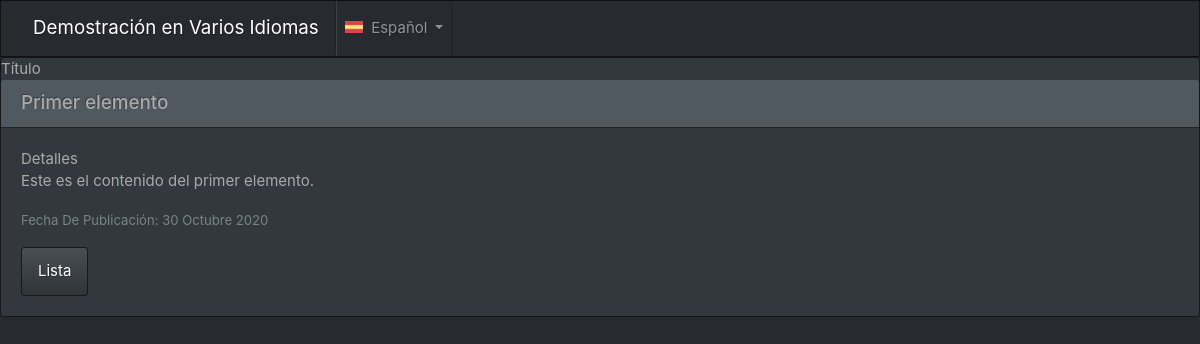
Screenshot of /es/noticias/primer_elemento/ with the database file from the repository.
### news/models.py (models this page shows, shortened)
class News(models.Model):
    title = models.CharField(verbose_name=_('Title'), max_length=255)
    slug = models.SlugField(verbose_name=_('Page URL'), max_length = 200, blank=True, allow_unicode=True, unique=True)
    text = models.TextField(verbose_name=_('Details'))
    pub_date = models.DateTimeField(verbose_name=_('Publication Date'), default=timezone.now)

### news/views.py (the view, shortened to what this page needs)
# urls.py: path('noticias/<slug>/', views.NewsDetail.as_view(), name='news-detail-es'),
class NewsDetail(DetailView):
    model = News
    template_name = 'news/detail.html'
    context_object_name = 'News_Item'

### news/context_processor.py (called while the page is built)
def from_settings(request) -> Dict[str, Any]:
    return {
        attr: getattr(settings, attr, None)
        for attr in (
            'LANGUAGE_CODE',
        )
    }

### news/templatetags/news_tags.py (called while the page is built)
@register.simple_tag
def get_language_url(news_item, language_code):
    slugfieldname = f"slug_{language_code}"
    try:
        slug = getattr(news_item, slugfieldname)
    except AttributeError as e:
        return language_code
    news_path = settings.NEWS_PATH[language_code]
    return f"{language_code}/{news_path}/{slug}"

@register.simple_tag
def get_base_url(request):
    return request.build_absolute_uri('/')

@register.simple_tag
def get_verbose_field_name(instance, field_name):
    return instance._meta.get_field(field_name).verbose_name.title()

### news/templates/news/detail.html (shortened to what this page needs)
{% load i18n %}
{% load news_tags %}
{% load static %}
{% get_current_language as CURRENT_LANGUAGE_CODE %}
<!doctype html>
<html lang="{{CURRENT_LANGUAGE_CODE}}">
    <head>
        <link rel="stylesheet" href="https://stackpath.bootstrapcdn.com/bootswatch/4.5.2/slate/bootstrap.min.css">
    </head>
    <body>
        <header class="sticky-top">
            <nav class="navbar navbar-expand-sm navbar-dark bg-dark">
                <a class="navbar-brand" href="{% url 'home' %}">
                    {% trans "Multi Language Demo" %}
                </a>
            <div class="collapse navbar-collapse flex-grow-0  float-right" id="navbarNavDropdown">
                <ul class="navbar-nav">
                    <li class="nav-item dropdown">
                        <a class="nav-link dropdown-toggle" href="" id="navbarDropdownMenuLink" role="button" data-toggle="dropdown" aria-haspopup="true" aria-expanded="false">
                            <img src="{% static CURRENT_LANGUAGE_CODE|add:'.png' %}" class="d-inline-block align-middle pb-1" alt="" loading="lazy">
                            &nbsp;{{ CURRENT_LANGUAGE_CODE|language_name_local|capfirst }}
                        </a>
                    </li>
                </ul>
            </div>
        </nav>
    </header>
    <main>
        <div class="card">
            {% get_verbose_field_name News_Item 'title' %}
            <h5 class="card-header">{{ News_Item.title }}</h5>
            <div class="card-body">
                {% get_verbose_field_name News_Item 'text' %}
                <p class="card-text">{{ News_Item.text }}</p>
                <p><small class="text-muted">{% get_verbose_field_name News_Item 'pub_date' %}: {{ News_Item.pub_date|date:"d F Y"|title }}</small></p>
                <a href="{% url 'home' %}" class="btn btn-primary">{% trans "List" %}</a>
            </div>
        </div>
    </main>
</body>

### rows the page displays
News: title "Primer elemento", text "Este es el contenido del primer elemento.", pub_date "30 Octubre 2020"

### other values shown
{{ CURRENT_LANGUAGE_CODE|language_name_local|capfirst }} "Español"
